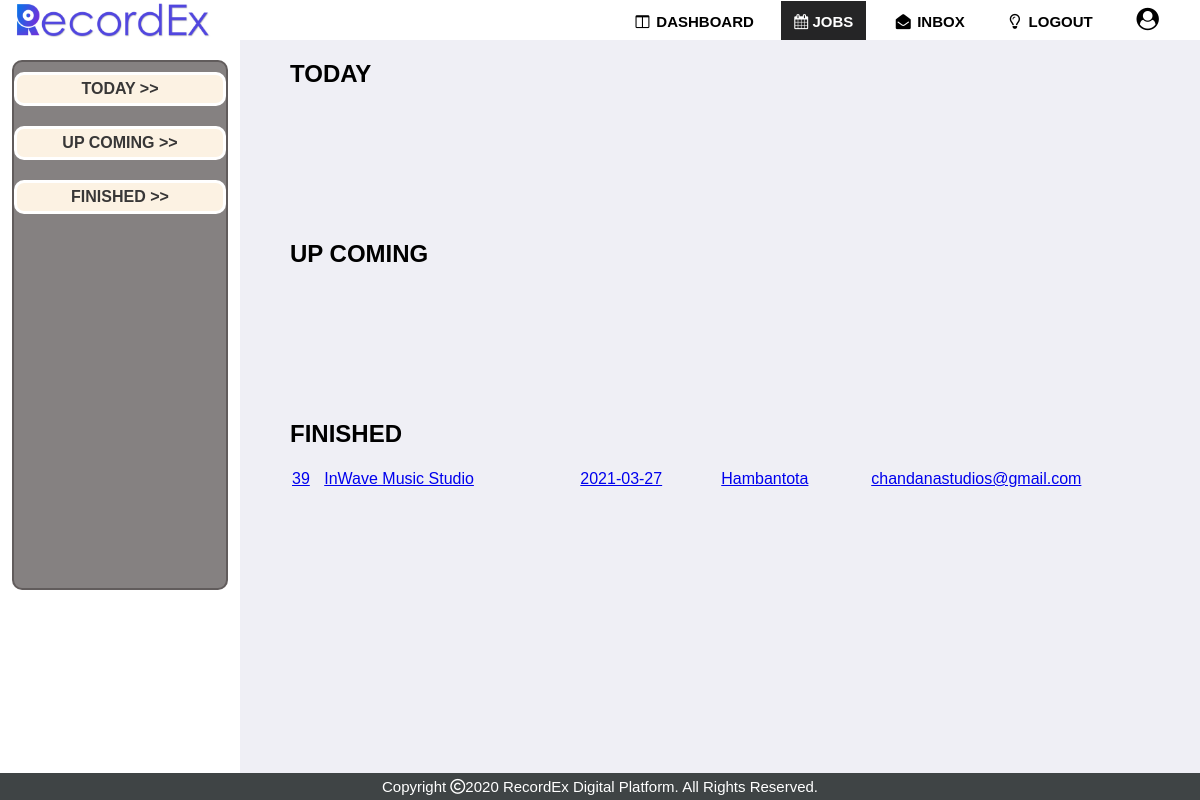
Page /view/customer/pendings.php (signed in) on the earlier database version.
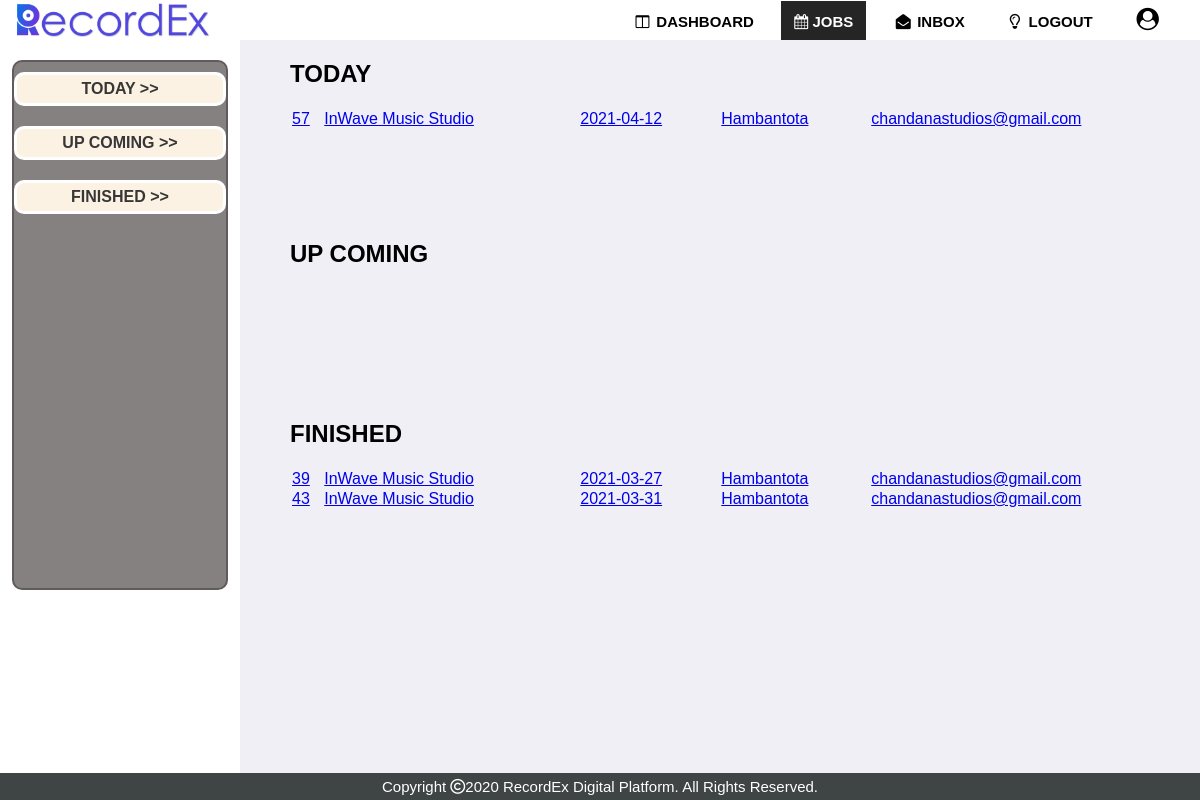
Same page on the later database version.
### tables this page shows
CREATE TABLE `reserved_job` (
  `job_id` int(5) NOT NULL,
  `c_id` int(5) NOT NULL,
  `studio_id` int(5) NOT NULL,
  `date` date NOT NULL,
  `choose_time` timestamp NULL DEFAULT NULL,
  `isplaced` int(1) NOT NULL DEFAULT 0,
  `rated` int(1) NOT NULL DEFAULT 0
);

CREATE TABLE `studio` (
  `studio_id` int(5) NOT NULL,
  `studio_name` varchar(100) NOT NULL,
  `s_address_line1` varchar(100) NOT NULL,
  `s_address_line2` varchar(100) NOT NULL,
  `s_city` varchar(100) NOT NULL,
  `distric` varchar(100) NOT NULL,
  `postalcode` varchar(100) NOT NULL,
  `s_email` varchar(100) NOT NULL,
  `password` varchar(200) NOT NULL,
  `s_tele_no` int(20) NOT NULL,
  `paypal` varchar(100) NOT NULL,
  `owner_id` int(100) NOT NULL,
  `profile` varchar(500) NOT NULL,
  `cover` varchar(500) NOT NULL,
  `description` text NOT NULL,
  `latitude` varchar(50) NOT NULL,
  `longitude` varchar(50) NOT NULL,
  `verified` tinyint(4) NOT NULL DEFAULT 0,
  `email_verified` tinyint(1) NOT NULL DEFAULT 0,
  `owner_verified` tinyint(1) NOT NULL DEFAULT 0,
  `blocked` int(1) NOT NULL DEFAULT 0,
  `status` varchar(10) NOT NULL DEFAULT 'Active now'
);

### view/customer/pendings.php (the view, shortened to what this page needs)
<?php
require_once('../../inc/connection.php');
$today = date("Y-m-d");
$cus_id = $_SESSION['user_id'];
$query1 = "SELECT * FROM reserved_job WHERE c_id = $cus_id AND isplaced = 1 AND date = '$today'";
$result_set1 = mysqli_query($connection,$query1);
$query3 = "SELECT * FROM reserved_job WHERE c_id = $cus_id AND isplaced = 1 AND date < '$today'";
$result_set3 = mysqli_query($connection,$query3);
?>
<!DOCTYPE html>
<html>
<head>
	<link rel="stylesheet" type="text/css" href="../../css/customer/pendings.css">
</head>
<body>
		<?php require_once('../../inc/cust_dash_navbar.php');?>
		<div class="secondary">
		  <div class="btnbox">
		  	<a href="#today">Today >></a>
		    <a href="#upcoming">Up Coming >></a>
			<a href="#finish">Finished >></a>
		  </div>
		</div>
		<div class="primary">
		  <div class="ro1">
			<h1 id="today" style="margin-left: 40px;">TODAY</h1>
			<?php
			  echo "<table>";
			  while($row1=mysqli_fetch_assoc($result_set1)){
				$sid =$row1['studio_id'];
				$query11 = "SELECT *  FROM studio WHERE studio_id = $sid";
				$result_set11 = mysqli_query($connection,$query11);
				$record11 = mysqli_fetch_assoc($result_set11);
				echo "<tr>";
				echo "<td><a title='Job ID' href='view_jobs.php?job=$row1[job_id]&&status=1'>".$row1['job_id']."</a></td>";
				echo "<td><a href='view_jobs.php?job=$row1[job_id]&&status=1'>".$record11['studio_name']."</a></td>";
				echo "<td><a title='Booking Date' href='view_jobs.php?job=$row1[job_id]&&status=1'>".$row1['date']."</a></td>";
				echo "<td><a href='view_jobs.php?job=$row1[job_id]&&status=1'>".$record11['distric']."</a></td>";
				echo "<td><a href='view_jobs.php?job=$row1[job_id]&&status=1'>".$record11['s_email']."</a></td>";
				echo "</tr>";
			  }
			  echo "</table>";
			?>
		  </div>
		  <div class="ro2">
			<h1 id="upcoming" style="margin-left: 40px;">UP COMING</h1>
		  </div>
		  <div class="ro3">
			<h1 id="finished" style="margin-left: 40px;">FINISHED</h1>
			<?php
			  echo "<table>";
			  while($row3=mysqli_fetch_assoc($result_set3)){
				$sid =$row3['studio_id'];
				$query11 = "SELECT *  FROM studio WHERE studio_id = $sid";
				$result_set11 = mysqli_query($connection,$query11);
				$record11 = mysqli_fetch_assoc($result_set11);
				echo "<tr>";
				echo "<td><a title='Job ID' href='view_jobs.php?job=$row3[job_id]&&status=3'>".$row3['job_id']."</a></td>";
				echo "<td><a href='view_jobs.php?job=$row3[job_id]&&status=3'>".$record11['studio_name']."</a></td>";
				echo "<td><a title='Booking Date' href='view_jobs.php?job=$row3[job_id]&&status=3'>".$row3['date']."</a></td>";
				echo "<td><a href='view_jobs.php?job=$row3[job_id]&&status=3'>".$record11['distric']."</a></td>";
				echo "<td><a href='view_jobs.php?job=$row3[job_id]&&status=3'>".$record11['s_email']."</a></td>";
				echo "</tr>";
			  }
			  echo "</table>";
			?>
		  </div>
		</div>
	<?php require_once('../../inc/minfooter.php'); ?>
</body>
</html>

Differences in the rows shown:
added reserved_job: job_id "57", studio.studio_name "InWave Music Studio", date "2021-04-12", studio.distric "Hambantota", studio.s_email "chandanastudios@gmail.com", shown under "TODAY"
added reserved_job: job_id "43", studio.studio_name "InWave Music Studio", date "2021-03-31", studio.distric "Hambantota", studio.s_email "chandanastudios@gmail.com", shown under "FINISHED"
